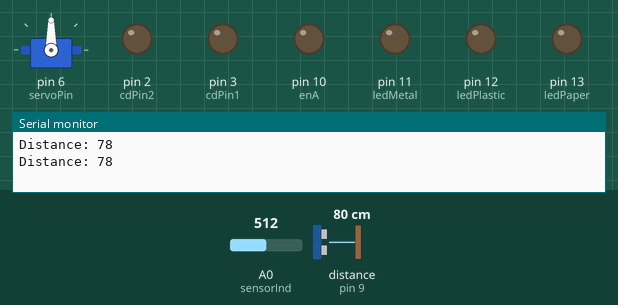
A sketch run on a simulated Arduino Uno, built with avr-gcc and run on an emulated ATmega328P. Shown: servo, output pins drawn as LEDs (lit = HIGH), the last lines printed to the serial monitor. Wiring (inferred from the names in the program): ultrasonic range finder: trigger pin 7; echo pin 9. Dashed ring = blinking. Inputs (shaded band) come from the test bench; at power-on: distance to the obstacle (sensor on pin 9) 80 cm, A0 (sensorInd) = 512. The echo pulse lasts 58.3 µs per cm; pins used as bus, display or sensor lines are not drawn.

Above: at 1.6 s.
1.7 s: distance to the obstacle (sensor on pin 9) set to 7 cm
4.4 s: distance to the obstacle (sensor on pin 9) set to 4 cm
At 5.78 s:
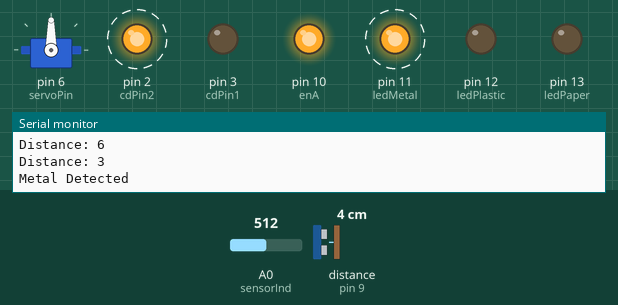
At 6.58 s:
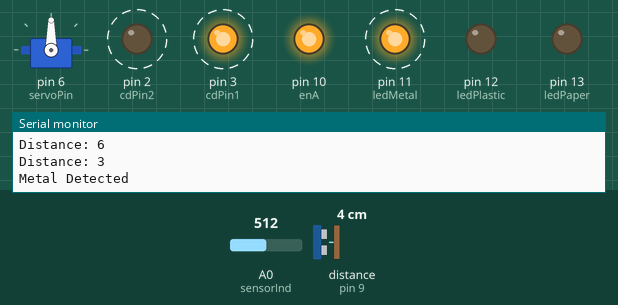
Timing chart, 0 to 14.1 s (numbered marks = the images above; inputs shaded):
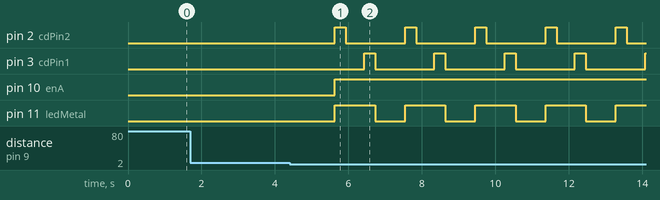

Measured:
- the behaviour switches between 6 and 5 cm on distance to the obstacle (sensor on pin 9) (found by bisection; images 0 and 1)
- after the input at 4.4 s, pin 2 (cdPin2): alternates HIGH for 0.30 s and LOW for 1.6 s, starting after 1.2 s; pin 3 (cdPin1): alternates HIGH for 0.30 s and LOW for 1.6 s, starting after 2.0 s; pin 10 (enA): LOW → HIGH after 1.2 s; pin 11 (ledMetal): alternates HIGH for 1.1 s and LOW for 0.81 s, starting after 1.2 s

The sketch:

code.ino
```cpp
//*********************************
// Recycle+
// Esperino EPAL Giannitson
// BPLus
//*********************************

#include <Servo.h>


Servo pipeServo;  // create servo object to control a servo


// define the variables
int sensorInd = A0;
int indValue;
long duration;
int distance;
int sensorState = 0;
float metalDetected;
int n=0;
int d=300;
int speed=255;
int cdPin1 = 3;
int cdPin2 = 2;
int irsensor=4;
int servoPin = 6;
int trigPin = 7;
int echoPin = 9;
int enA = 10;
int ledMetal = 11;
int ledPlastic = 12;
int ledPaper = 13;

void setup() {
pipeServo.attach(servoPin);
pinMode(cdPin1, OUTPUT);
pinMode(cdPin2, OUTPUT);
pinMode(trigPin, OUTPUT);
pinMode(echoPin, INPUT);
pinMode(enA, OUTPUT);
pinMode(irsensor, INPUT);
pinMode(ledMetal, OUTPUT);
pinMode(ledPlastic, OUTPUT);
pinMode(ledPaper, OUTPUT);
Serial.begin(9600); 		// Starts the serial communication
pipeServo.write(90);          // turn tube to initial position of 90 degrees

}

void loop() {
  digitalWrite(ledMetal, LOW);
  // Clears the trigPin
  digitalWrite(trigPin, LOW);
  delayMicroseconds(2);				// Sets the trigPin on HIGH state for 2 micro seconds
  digitalWrite(trigPin, HIGH);
  delayMicroseconds(10);
  digitalWrite(trigPin, LOW);
  duration = pulseIn(echoPin, HIGH);	// Reads the echoPin, returns the sound wave travel time in microseconds
  distance = duration*0.034/2;		// Calculating the distance
  Serial.print("Distance: ");			// Prints the distance on the Serial Monitor
  Serial.println(distance);
  delay(800);
  if (distance<=4){
    digitalWrite(irsensor, LOW);
    //object detected in the slot
    indValue=analogRead(sensorInd);		//Save value that is read from the analog pin A0 to the variable indValue
    delay(10);
    metalDetected = (float)indValue*100/1024.0;
    if(indValue>=250){
      Serial.println("Metal Detected");
      digitalWrite(ledMetal, HIGH);
      digitalWrite(cdPin1, LOW);
      digitalWrite(cdPin2, HIGH);
      analogWrite(enA, speed);
      delay(d);
      digitalWrite(cdPin2, LOW);
      delay(500);
      digitalWrite(cdPin1, HIGH);
      analogWrite(enA, speed);
      delay(d);
      digitalWrite(cdPin1, LOW);
      analogWrite(enA, speed);
    }
    else{
        digitalWrite(irsensor, HIGH); // turn on the IR sensor
        sensorState = digitalRead(irsensor);		// read the state of the IR sensor:
        if (sensorState == LOW) {    			// check if the sensor beam is broken - if it is, the sensorState is LOW:
          // if the sensor beam is broken it is paper
          digitalWrite(ledPaper, HIGH);
          Serial.println("Paper Detected");
          digitalWrite(irsensor, LOW); 			// turn off the IR sensor
          pipeServo.write(180);              		// turn tube to position 180 degrees
          delay(150);						// waits 15 ms for the servo to reach the position
          //open the gate and close it
          digitalWrite(cdPin1, LOW);
          digitalWrite(cdPin2, HIGH);
          analogWrite(enA, speed);
          delay(d);
          digitalWrite(cdPin2, LOW);
          delay(500);
          digitalWrite(cdPin1, HIGH);
          analogWrite(enA, speed);
          delay(d);
          digitalWrite(cdPin1, LOW);
          analogWrite(enA, speed);
          digitalWrite(ledPaper, LOW);
          pipeServo.write(90);         			//return pipe to initial position

        }
        else {
          Serial.println("Plastic Detected");
          digitalWrite(ledPlastic, HIGH);
          pipeServo.write(0);              	// turn tube to position 0 degrees
          delay(150); 					// waits 15 ms for the servo to reach the position
          //open the gate and close it
          digitalWrite(cdPin1, LOW);
          digitalWrite(cdPin2, HIGH);
          analogWrite(enA, speed); 			// set the speed to a lower value
          delay(d);
          digitalWrite(cdPin2, LOW);
          delay(500);
          digitalWrite(cdPin1, HIGH);
          analogWrite(enA, speed);
          delay(d);
          digitalWrite(cdPin1, LOW);
          analogWrite(enA, speed);
          digitalWrite(ledPlastic, LOW);
          //return pipe to initial position
          pipeServo.write(90);              	// turn tube to initial position
          delay(15); 					// waits 15 ms for the servo to reach the position
        }

    }


  }
}
```
